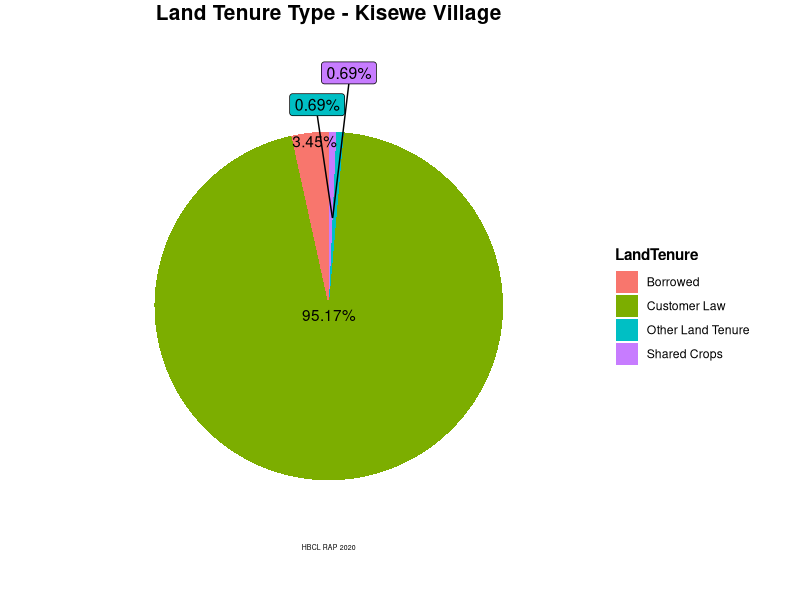
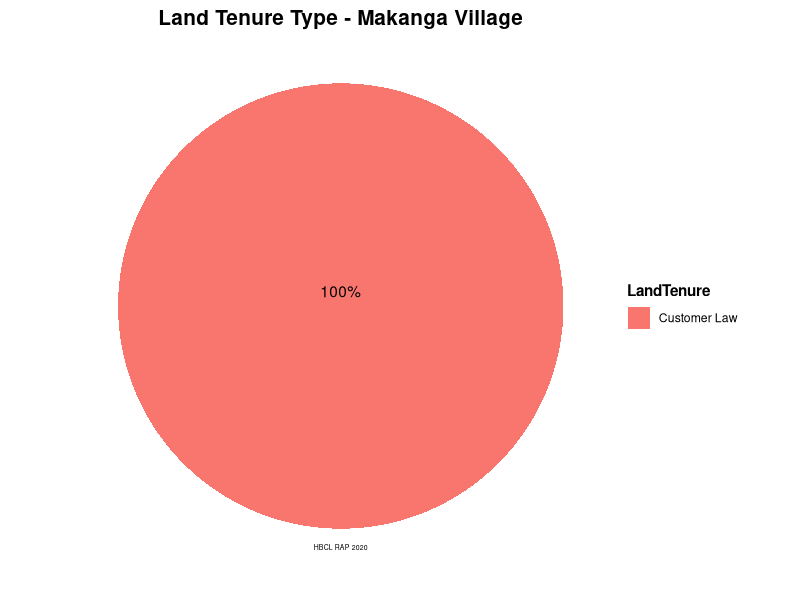
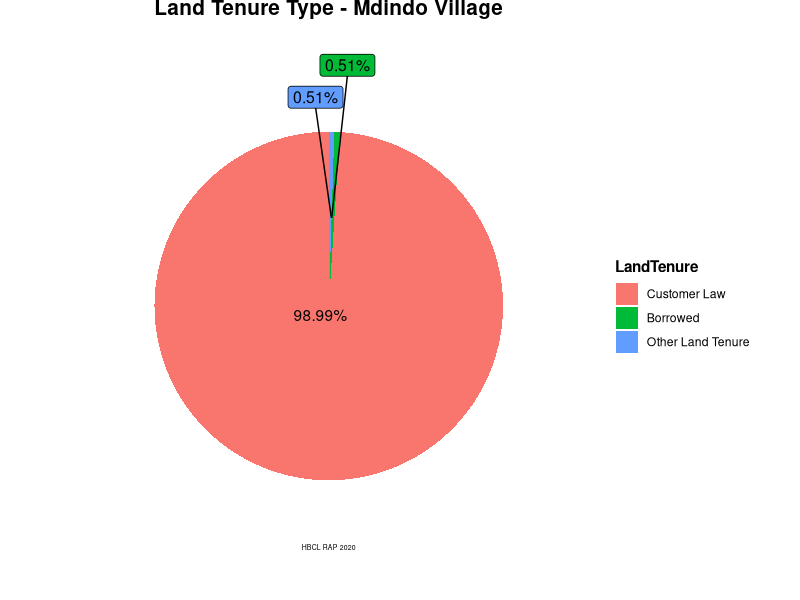
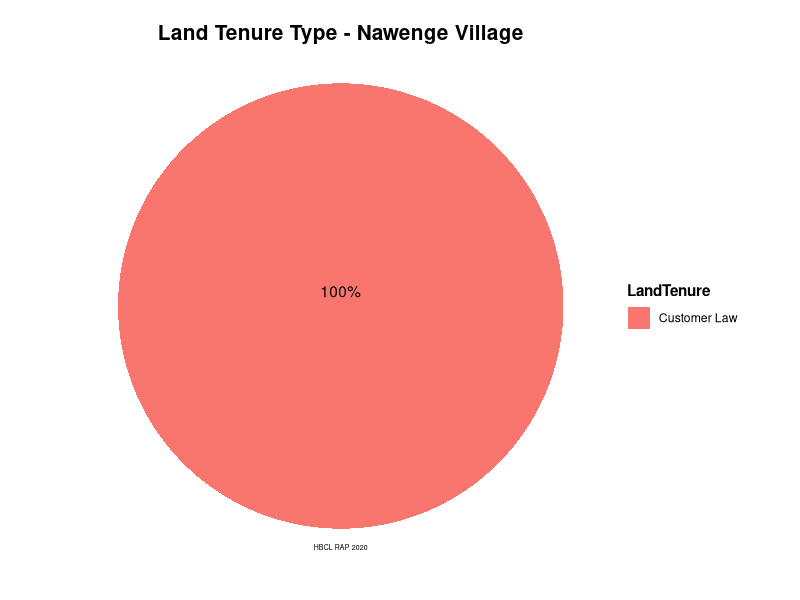

These figures' R source, in order:
    # Household Survey data analysis - LAND TENURE
    # Harmonic Biosphere Company Limited 
    # June, 2020
    
    # Set working directory --------------------------------------------------------
    setwd("~")
    dir.create("RAP", showWarnings = FALSE)
    setwd("~/RAP")
    
    # Load/install required packageslibralies ---------------------------------------
    library(tidyverse)
    library(scales)
    library(ggrepel)
    
    
    options(scipen = 999)
    
    
    df<-read.csv("Household_Survey.csv",check.names = TRUE,stringsAsFactors = FALSE)
    
    
    # Renaming varibales
    df<-df %>% 
      rename(Respondent_Name = Respondent_.Name,
             HoH_N = HoH_.N, HM1_N = HM1_.N, HM7_G = HM6_G.1, HM8_G = HM_G)
    
    # LAND TENURE ----------------------------
    LandTenure <- df%>% 
      select(Village, Land.Tenure)%>% 
      mutate(Land.Tenure = ifelse(Land.Tenure == "Customery/Certification Right of Occupancy", "Customary_law", Land.Tenure),
             Land.Tenure = ifelse(Land.Tenure == "1. Leasehold/Certificate of ownership", "Customary_law", Land.Tenure),
             Land.Tenure = ifelse(Land.Tenure == "Customary law", "Customary_law", Land.Tenure),
             Land.Tenure = ifelse(Land.Tenure == "Share cropping", "Share_crop", Land.Tenure),
             Land.Tenure = ifelse(Land.Tenure == "Other form of tenure", "Other_tenure", Land.Tenure)) %>% 
      group_by(Village, Land.Tenure)%>% 
      summarise(Tenure = n())%>% 
      ungroup() %>% 
      pivot_wider(names_from = "Land.Tenure", values_from = "Tenure")%>% 
      replace(is.na(.),0)%>%
      mutate(Total = rowSums(.[2:5]))%>% 
      mutate(Borrow_Perc = round(Borrowed/Total*100, digits = 2),
             Custom_law_Perc= round(Customary_law/Total*100, digits = 2),
             Share_crop_Perc = round(Share_crop/Total*100, digits = 2),
             Other_tenure_Perc = round(Other_tenure/Total*100, digits = 2)) %>% 
      pivot_longer(cols = 7:10, names_to = "LandTenure", values_to = "Percentages") %>% 
      mutate(LandTenure = ifelse(LandTenure == "Borrow_Perc", "Borrowed", LandTenure),
             LandTenure = ifelse(LandTenure == "Custom_law_Perc", "Customer Law", LandTenure),
             LandTenure = ifelse(LandTenure == "Share_crop_Perc", "Shared Crops", LandTenure),
             LandTenure = ifelse(LandTenure == "Other_tenure_Perc", "Other Land Tenure", LandTenure))
    
    # Kisewe Land Tenure Pie Chart
    LandTenure %>% 
      filter(Village == "Kisewe") %>% 
      ggplot(aes(x = "", y = Percentages, fill = LandTenure))+
      geom_bar(stat = "Identity")+
      coord_polar("y", start = 0)+
      geom_text(aes(label = ifelse(Percentages > 3, str_c(Percentages, "%"), "")), position = position_stack(vjust = 0.5), hjust = 0.6, vjust = -6)+
      geom_label_repel(aes(label = ifelse(Percentages < 3, str_c(Percentages, "%"), "")), size = 4, nudge_x = 0.7, show.legend = F)+
      labs(title = "Land Tenure Type - Kisewe Village", caption = "HBCL RAP 2020")+
      theme_void()+
      theme(plot.title = element_text(size = 15, hjust = 0.5, vjust = 1.5, face = "bold"))+
      theme(plot.caption = element_text(size = 5, hjust = 0.5, vjust = 25))+
      theme(legend.title = element_text(face = "bold"))
    
    # Makanga Land Tenure Pie Chart
    LandTenure %>% 
      filter(Village == "Makanga") %>%
      filter(Percentages > 0) %>% 
      ggplot(aes(x = "", y = Percentages, fill = LandTenure))+
      geom_bar(stat = "Identity")+
      coord_polar("y", start = 0)+
      geom_text(aes(label =  str_c(Percentages, "%")), position = position_stack(vjust = 0.5), hjust = 0.5, vjust = -10)+
      labs(title = "Land Tenure Type - Makanga Village", caption = "HBCL RAP 2020")+
      theme_void()+
      theme(plot.title = element_text(size = 15, hjust = 0.5, vjust = 0.5, face = "bold"))+
      theme(plot.caption = element_text(size = 5, hjust = 0.5, vjust = 25))+
      theme(legend.title = element_text(face = "bold"))
    
    # Mdindo Land Tenure Pie Chart
    LandTenure %>% 
      filter(Village == "Mdindo") %>%
      filter(Percentages > 0) %>% 
      mutate(LandTenure = fct_reorder(LandTenure, -Percentages)) %>% 
      ggplot(aes(x = "", y = Percentages, fill = LandTenure))+
      geom_bar(stat = "Identity")+
      coord_polar("y", start = 0)+
      geom_text(aes(label = ifelse(Percentages > 90, str_c(Percentages, "%"), "")), position = position_stack(vjust = 0.5), hjust = 0.6, vjust = -6)+
      geom_label_repel(aes(label = ifelse(Percentages < 90, str_c(Percentages, "%"), "")), size = 4, nudge_x = 0.7, show.legend = F)+
      labs(title = "Land Tenure Type - Mdindo Village", caption = "HBCL RAP 2020")+
      theme_void()+
      theme(plot.title = element_text(size = 15, hjust = 0.5, vjust = 2.5, face = "bold"))+
      theme(plot.caption = element_text(size = 5, hjust = 0.5, vjust = 25))+
      theme(legend.title = element_text(face = "bold"))
    
    # Nawenge Land Tenure Pie Chart
    LandTenure %>% 
      filter(Village == "Nawenge") %>%
      filter(Percentages > 0) %>% 
      #mutate(LandTenure = fct_reorder(LandTenure, -Percentages)) %>% 
      ggplot(aes(x = "", y = Percentages, fill = LandTenure))+
      geom_bar(stat = "Identity")+
      coord_polar("y", start = 0)+
      geom_text(aes(label = str_c(Percentages, "%")), position = position_stack(vjust = 0.5), hjust = 0.5, vjust = -10)+
      #geom_label_repel(aes(label = ifelse(Percentages < 90, str_c(Percentages, "%"), "")), size = 4, nudge_x = 0.7, show.legend = F)+
      labs(title = "Land Tenure Type - Nawenge Village", caption = "HBCL RAP 2020")+
      theme_void()+
      theme(plot.title = element_text(size = 15, hjust = 0.5, vjust = -2.5, face = "bold"))+
      theme(plot.caption = element_text(size = 5, hjust = 0.5, vjust = 25))+
      theme(legend.title = element_text(face = "bold"))
